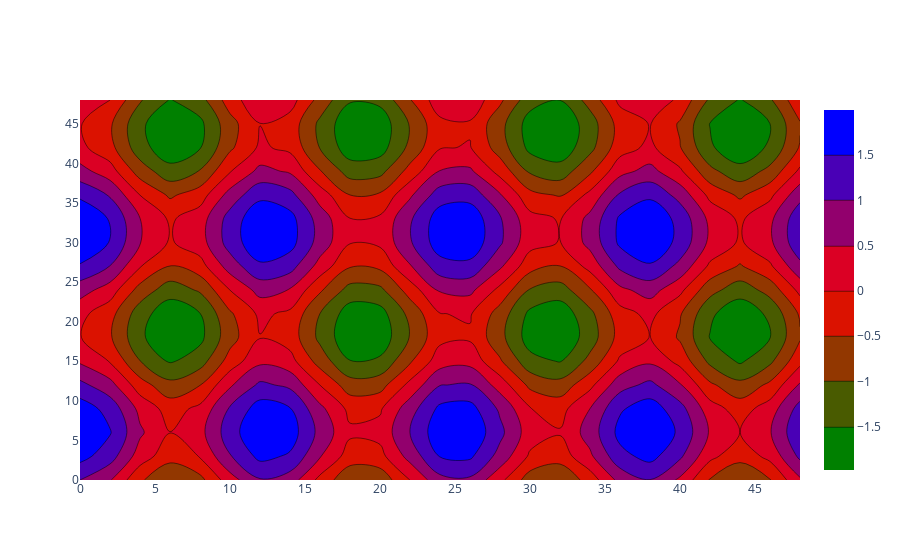

The notebook cell saved with this chart:
### Code cell
# add custom colorscale
x=np.arange(0, 50, 2)
y=np.arange(0, 50, 3)

colorscale = [[0, 'green'], [0.5, 'red'], [1.0, 'rgb(0, 0, 255)']]

[xx, yy]=np.meshgrid(x, y)
z=np.cos(xx / 2) + np.sin(yy / 4)

fig=go.Figure(data=go.Contour(x=x, y=y, z=z,
                              colorscale=colorscale))

fig.show()

### Figure 1 — Plotly figure (JSON) as saved in the notebook; plotly's stock layout.template omitted (floating-point values rounded to 4 significant figures; data arrays with more than 128 entries replaced by an {"elided": "..."} marker saying what was removed)
{"data": [{"colorscale": [[0, "green"], [0.5, "red"], [1.0, "rgb(0, 0, 255)"]], "type": "contour", "x": [0, 2, 4, 6, 8, 10, 12, 14, 16, 18, 20, 22, 24, 26, 28, 30, 32, 34, 36, 38, 40, 42, 44, 46, 48], "y": [0, 3, 6, 9, 12, 15, 18, 21, 24, 27, 30, 33, 36, 39, 42, 45, 48], "z": {"elided": "17x25 float values"}}], "layout": {}}
